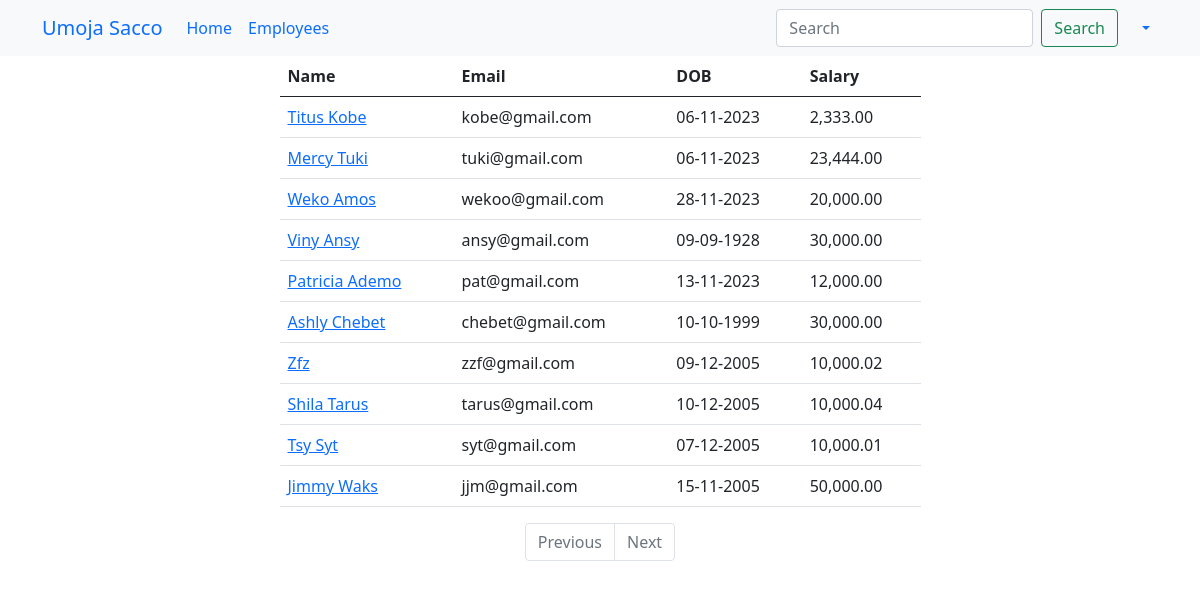
The page /employees (signed in) on the database as committed earlier.
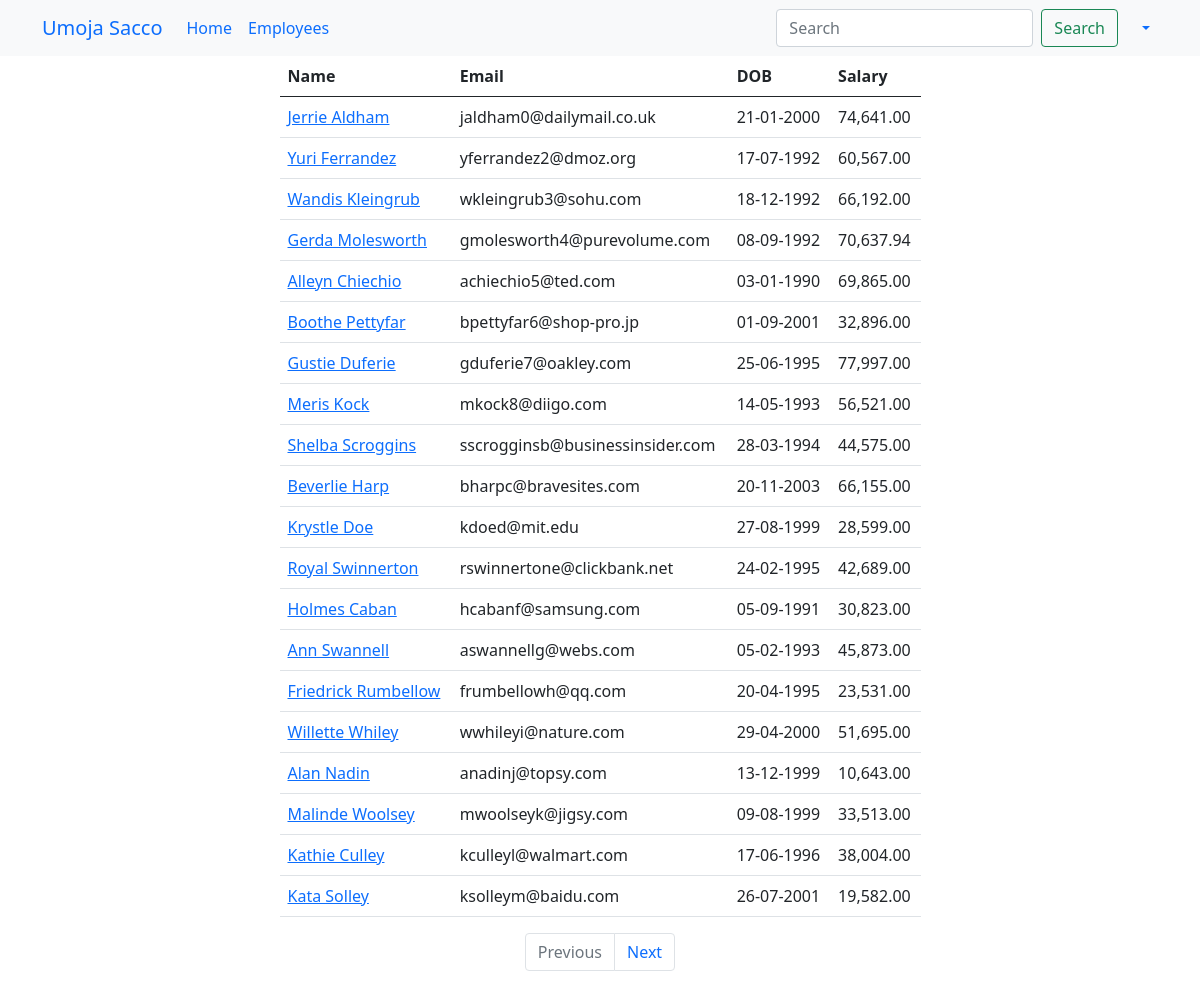
The same page on the database as committed later.
### main_app/models.py (models this page shows, shortened)
class Employee(models.Model):
    name = models.CharField(max_length=40)
    email = models.EmailField(unique=True)
    dob = models.DateField(null=True)
    salary = models.DecimalField(max_digits=7, decimal_places=2)  # 67000.58
    disabled = models.BooleanField(default=False)
    profile = models.ImageField(upload_to=unique_img_name, null=True, default="employees/employee.png")
    created_at = models.DateTimeField(auto_now_add=True, null=True)  # Once during creation
    updated_at = models.DateTimeField(auto_now=True, null=True)  # Every time an update happens

### main_app/views.py (the view)
# urls.py: path('employees', views.all_employees, name="all"),
@login_required
@permission_required('main_app.view_employee', raise_exception=True)
def all_employees(request):
    employees = Employee.objects.all()  # SELECT * FROM employees
    paginator = Paginator(employees, 20)
    page_number = request.GET.get("page")
    data = paginator.get_page(page_number)
    return render(request, "all_employees.html", {"employees": data})

### templates/all_employees.html (shortened to what this page needs)
{% extends 'base_template.html' %}
{% load humanize %}
{% block content %}
    {% include 'navbar.html' %}
    <div class="container">
        <div class="row justify-content-center">
            <div class="col-sm-7">
                <table class="table">
                    <thead>
                    <tr>
                        <th>Name</th>
                        <th>Email</th>
                        <th>DOB</th>
                        <th>Salary</th>
                    </tr>
                    </thead>
                    <tbody>
                    {% for employee in employees %}
                        <tr>
                            <td>
                                <a href="/employees/{{ employee.id }}">{{ employee.name | title }}</a>
                            </td>
                            <td>{{ employee.email }}</td>
                            <td>{{ employee.dob | date:'d-m-Y' }}</td>
                            <td>{{ employee.salary | intcomma }}</td>
                        </tr>
                    {% endfor %}
                    </tbody>
                </table>
                <nav aria-label="Page navigation example">
                    <ul class="pagination justify-content-center">
                        {% if employees.has_previous %}
                            <li class="page-item">
                                <a class="page-link" href='?page={{ employees.previous_page_number }}'>Previous</a>
                            </li>
                        {% else %}
                            <li class="page-item disabled">
                                <a class="page-link" href='' tabindex="-1" aria-disabled="True">Previous</a>
                            </li>
                        {% endif %}
                        {% if employees.has_next %}
                            <li class="page-item">
                                <a class="page-link" href='?page={{ employees.next_page_number }}'>Next</a>
                            </li>
                        {% else %}
                            <li class="page-item disabled">
                                <a class="page-link" href='' tabindex="-1" aria-disabled="True">Next</a>
                            </li>
                        {% endif %}
                    </ul>
                </nav>
            </div>
        </div>
    </div>
{% endblock %}

Rows that differ between the two databases and show on the page:
removed Employee: name "Titus Kobe", email "kobe@gmail.com", dob "06-11-2023", salary "2,333.00"
removed Employee: name "Mercy Tuki", email "tuki@gmail.com", dob "06-11-2023", salary "23,444.00"
removed Employee: name "Weko Amos", email "wekoo@gmail.com", dob "28-11-2023", salary "20,000.00"
removed Employee: name "Viny Ansy", email "ansy@gmail.com", dob "09-09-1928", salary "30,000.00"
removed Employee: name "Patricia Ademo", email "pat@gmail.com", dob "13-11-2023", salary "12,000.00"
removed Employee: name "Zfz", email "zzf@gmail.com", dob "09-12-2005", salary "10,000.02"
removed Employee: name "Shila Tarus", email "tarus@gmail.com", dob "10-12-2005", salary "10,000.04"
removed Employee: name "Tsy Syt", email "syt@gmail.com", dob "07-12-2005", salary "10,000.01"
removed Employee: name "Jimmy Waks", email "jjm@gmail.com", dob "15-11-2005", salary "50,000.00"
added Employee: name "Jerrie Aldham", email "jaldham0@dailymail.co.uk", dob "21-01-2000", salary "74,641.00"
added Employee: name "Yuri Ferrandez", email "yferrandez2@dmoz.org", dob "17-07-1992", salary "60,567.00"
added Employee: name "Wandis Kleingrub", email "wkleingrub3@sohu.com", dob "18-12-1992", salary "66,192.00"
added Employee: name "Gerda Molesworth", email "gmolesworth4@purevolume.com", dob "08-09-1992", salary "70,637.94"
changed Employee: name "Ashly Chebet" → "Alleyn Chiechio"; email "chebet@gmail.com" → "achiechio5@ted.com"; dob "10-10-1999" → "03-01-1990"; salary "30,000.00" → "69,865.00"
added Employee: name "Boothe Pettyfar", email "bpettyfar6@shop-pro.jp", dob "01-09-2001", salary "32,896.00"
added Employee: name "Gustie Duferie", email "gduferie7@oakley.com", dob "25-06-1995", salary "77,997.00"
added Employee: name "Meris Kock", email "mkock8@diigo.com", dob "14-05-1993", salary "56,521.00"
added Employee: name "Shelba Scroggins", email "sscrogginsb@businessinsider.com", dob "28-03-1994", salary "44,575.00"
added Employee: name "Beverlie Harp", email "bharpc@bravesites.com", dob "20-11-2003", salary "66,155.00"
added Employee: name "Krystle Doe", email "kdoed@mit.edu", dob "27-08-1999", salary "28,599.00"
added Employee: name "Royal Swinnerton", email "rswinnertone@clickbank.net", dob "24-02-1995", salary "42,689.00"
added Employee: name "Holmes Caban", email "hcabanf@samsung.com", dob "05-09-1991", salary "30,823.00"
added Employee: name "Ann Swannell", email "aswannellg@webs.com", dob "05-02-1993", salary "45,873.00"
added Employee: name "Friedrick Rumbellow", email "frumbellowh@qq.com", dob "20-04-1995", salary "23,531.00"
added Employee: name "Willette Whiley", email "wwhileyi@nature.com", dob "29-04-2000", salary "51,695.00"
added Employee: name "Alan Nadin", email "anadinj@topsy.com", dob "13-12-1999", salary "10,643.00"
added Employee: name "Malinde Woolsey", email "mwoolseyk@jigsy.com", dob "09-08-1999", salary "33,513.00"
added Employee: name "Kathie Culley", email "kculleyl@walmart.com", dob "17-06-1996", salary "38,004.00"
added Employee: name "Kata Solley", email "ksolleym@baidu.com", dob "26-07-2001", salary "19,582.00"
